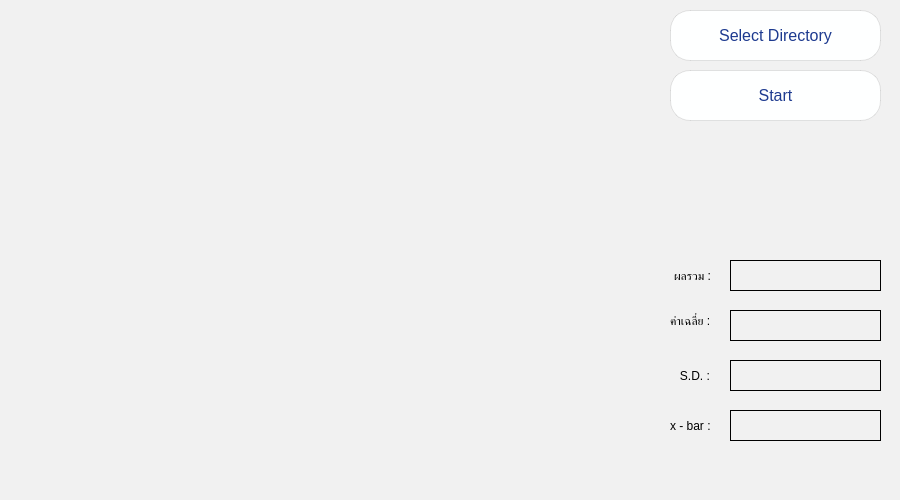
<?xml version="1.0" encoding="UTF-8"?>
<ui version="4.0">
 <class>HomeActivity</class>
 <widget class="QWidget" name="HomeActivity">
  <property name="windowModality">
   <enum>Qt::WindowModal</enum>
  </property>
  <property name="geometry">
   <rect>
    <x>0</x>
    <y>0</y>
    <width>900</width>
    <height>500</height>
   </rect>
  </property>
  <property name="minimumSize">
   <size>
    <width>480</width>
    <height>280</height>
   </size>
  </property>
  <property name="maximumSize">
   <size>
    <width>900</width>
    <height>500</height>
   </size>
  </property>
  <property name="windowTitle">
   <string/>
  </property>
  <property name="autoFillBackground">
   <bool>false</bool>
  </property>
  <property name="styleSheet">
   <string notr="true">QWidget{
	background-color:rgb(241,241,241);
}</string>
  </property>
  <widget class="QWidget" name="gridLayoutWidget">
   <property name="geometry">
    <rect>
     <x>10</x>
     <y>10</y>
     <width>641</width>
     <height>481</height>
    </rect>
   </property>
   <layout class="QGridLayout" name="gridLayout">
    <item row="0" column="0">
     <widget class="QLabel" name="label">
      <property name="text">
       <string/>
      </property>
     </widget>
    </item>
   </layout>
  </widget>
  <widget class="QPushButton" name="btnSelect">
   <property name="geometry">
    <rect>
     <x>670</x>
     <y>10</y>
     <width>211</width>
     <height>51</height>
    </rect>
   </property>
   <property name="styleSheet">
    <string notr="true">QPushButton {
border-radius:20px;
background: rgb(254, 255, 255);
color: rgb(29, 58, 143);
width: 100%;
border: 1px solid  rgba(0, 0, 0, 0.1);
outline: none;
font-size:16px;
box-shadow: 0 20px 25px -5px rgba(0, 0, 0, 0.1), 0 10px 10px -5px rgba(0, 0, 0, 0.04);
}
QPushButton:hover{
background: rgb(29, 58, 143);
color:#ffffff;
}</string>
   </property>
   <property name="text">
    <string>Select Directory</string>
   </property>
   <property name="icon">
    <iconset>
     <normaloff>C:/Users/ggafiled/Downloads/directory.png</normaloff>C:/Users/ggafiled/Downloads/directory.png</iconset>
   </property>
   <property name="iconSize">
    <size>
     <width>32</width>
     <height>32</height>
    </size>
   </property>
  </widget>
  <widget class="QPushButton" name="btnStart">
   <property name="geometry">
    <rect>
     <x>670</x>
     <y>70</y>
     <width>211</width>
     <height>51</height>
    </rect>
   </property>
   <property name="styleSheet">
    <string notr="true">QPushButton {
border-radius:20px;
background: rgb(254, 255, 255);
color: rgb(29, 58, 143);
width: 100%;
border: 1px solid  rgba(0, 0, 0, 0.1);
outline: none;
font-size:16px;
box-shadow: 0 20px 25px -5px rgba(0, 0, 0, 0.1), 0 10px 10px -5px rgba(0, 0, 0, 0.04);
}
QPushButton:hover{
background: rgb(29, 58, 143);
color:#ffffff;
}</string>
   </property>
   <property name="text">
    <string>Start</string>
   </property>
   <property name="icon">
    <iconset>
     <normaloff>C:/Users/ggafiled/Downloads/clipboard.png</normaloff>C:/Users/ggafiled/Downloads/clipboard.png</iconset>
   </property>
   <property name="iconSize">
    <size>
     <width>32</width>
     <height>32</height>
    </size>
   </property>
  </widget>
  <widget class="QLabel" name="Total">
   <property name="geometry">
    <rect>
     <x>730</x>
     <y>260</y>
     <width>151</width>
     <height>31</height>
    </rect>
   </property>
   <property name="frameShape">
    <enum>QFrame::Box</enum>
   </property>
   <property name="text">
    <string/>
   </property>
  </widget>
  <widget class="QLabel" name="label_2">
   <property name="geometry">
    <rect>
     <x>674</x>
     <y>265</y>
     <width>51</width>
     <height>21</height>
    </rect>
   </property>
   <property name="palette">
    <palette>
     <active>
      <colorrole role="Button">
       <brush brushstyle="SolidPattern">
        <color alpha="255">
         <red>241</red>
         <green>241</green>
         <blue>241</blue>
        </color>
       </brush>
      </colorrole>
      <colorrole role="Text">
       <brush brushstyle="SolidPattern">
        <color alpha="255">
         <red>0</red>
         <green>0</green>
         <blue>255</blue>
        </color>
       </brush>
      </colorrole>
      <colorrole role="Base">
       <brush brushstyle="SolidPattern">
        <color alpha="255">
         <red>241</red>
         <green>241</green>
         <blue>241</blue>
        </color>
       </brush>
      </colorrole>
      <colorrole role="Window">
       <brush brushstyle="SolidPattern">
        <color alpha="255">
         <red>241</red>
         <green>241</green>
         <blue>241</blue>
        </color>
       </brush>
      </colorrole>
     </active>
     <inactive>
      <colorrole role="Button">
       <brush brushstyle="SolidPattern">
        <color alpha="255">
         <red>241</red>
         <green>241</green>
         <blue>241</blue>
        </color>
       </brush>
      </colorrole>
      <colorrole role="Text">
       <brush brushstyle="SolidPattern">
        <color alpha="255">
         <red>0</red>
         <green>0</green>
         <blue>255</blue>
        </color>
       </brush>
      </colorrole>
      <colorrole role="Base">
       <brush brushstyle="SolidPattern">
        <color alpha="255">
         <red>241</red>
         <green>241</green>
         <blue>241</blue>
        </color>
       </brush>
      </colorrole>
      <colorrole role="Window">
       <brush brushstyle="SolidPattern">
        <color alpha="255">
         <red>241</red>
         <green>241</green>
         <blue>241</blue>
        </color>
       </brush>
      </colorrole>
     </inactive>
     <disabled>
      <colorrole role="Button">
       <brush brushstyle="SolidPattern">
        <color alpha="255">
         <red>241</red>
         <green>241</green>
         <blue>241</blue>
        </color>
       </brush>
      </colorrole>
      <colorrole role="Text">
       <brush brushstyle="SolidPattern">
        <color alpha="255">
         <red>120</red>
         <green>120</green>
         <blue>120</blue>
        </color>
       </brush>
      </colorrole>
      <colorrole role="Base">
       <brush brushstyle="SolidPattern">
        <color alpha="255">
         <red>241</red>
         <green>241</green>
         <blue>241</blue>
        </color>
       </brush>
      </colorrole>
      <colorrole role="Window">
       <brush brushstyle="SolidPattern">
        <color alpha="255">
         <red>241</red>
         <green>241</green>
         <blue>241</blue>
        </color>
       </brush>
      </colorrole>
     </disabled>
    </palette>
   </property>
   <property name="text">
    <string>ผลรวม :</string>
   </property>
  </widget>
  <widget class="QLabel" name="average">
   <property name="geometry">
    <rect>
     <x>730</x>
     <y>310</y>
     <width>151</width>
     <height>31</height>
    </rect>
   </property>
   <property name="frameShape">
    <enum>QFrame::Box</enum>
   </property>
   <property name="text">
    <string/>
   </property>
  </widget>
  <widget class="QLabel" name="label_3">
   <property name="geometry">
    <rect>
     <x>670</x>
     <y>310</y>
     <width>51</width>
     <height>21</height>
    </rect>
   </property>
   <property name="palette">
    <palette>
     <active>
      <colorrole role="Button">
       <brush brushstyle="SolidPattern">
        <color alpha="255">
         <red>241</red>
         <green>241</green>
         <blue>241</blue>
        </color>
       </brush>
      </colorrole>
      <colorrole role="Text">
       <brush brushstyle="SolidPattern">
        <color alpha="255">
         <red>0</red>
         <green>0</green>
         <blue>255</blue>
        </color>
       </brush>
      </colorrole>
      <colorrole role="Base">
       <brush brushstyle="SolidPattern">
        <color alpha="255">
         <red>241</red>
         <green>241</green>
         <blue>241</blue>
        </color>
       </brush>
      </colorrole>
      <colorrole role="Window">
       <brush brushstyle="SolidPattern">
        <color alpha="255">
         <red>241</red>
         <green>241</green>
         <blue>241</blue>
        </color>
       </brush>
      </colorrole>
     </active>
     <inactive>
      <colorrole role="Button">
       <brush brushstyle="SolidPattern">
        <color alpha="255">
         <red>241</red>
         <green>241</green>
         <blue>241</blue>
        </color>
       </brush>
      </colorrole>
      <colorrole role="Text">
       <brush brushstyle="SolidPattern">
        <color alpha="255">
         <red>0</red>
         <green>0</green>
         <blue>255</blue>
        </color>
       </brush>
      </colorrole>
      <colorrole role="Base">
       <brush brushstyle="SolidPattern">
        <color alpha="255">
         <red>241</red>
         <green>241</green>
         <blue>241</blue>
        </color>
       </brush>
      </colorrole>
      <colorrole role="Window">
       <brush brushstyle="SolidPattern">
        <color alpha="255">
         <red>241</red>
         <green>241</green>
         <blue>241</blue>
        </color>
       </brush>
      </colorrole>
     </inactive>
     <disabled>
      <colorrole role="Button">
       <brush brushstyle="SolidPattern">
        <color alpha="255">
         <red>241</red>
         <green>241</green>
         <blue>241</blue>
        </color>
       </brush>
      </colorrole>
      <colorrole role="Text">
       <brush brushstyle="SolidPattern">
        <color alpha="255">
         <red>120</red>
         <green>120</green>
         <blue>120</blue>
        </color>
       </brush>
      </colorrole>
      <colorrole role="Base">
       <brush brushstyle="SolidPattern">
        <color alpha="255">
         <red>241</red>
         <green>241</green>
         <blue>241</blue>
        </color>
       </brush>
      </colorrole>
      <colorrole role="Window">
       <brush brushstyle="SolidPattern">
        <color alpha="255">
         <red>241</red>
         <green>241</green>
         <blue>241</blue>
        </color>
       </brush>
      </colorrole>
     </disabled>
    </palette>
   </property>
   <property name="text">
    <string>ค่าเฉลี่ย :</string>
   </property>
  </widget>
  <widget class="QLabel" name="sd">
   <property name="geometry">
    <rect>
     <x>730</x>
     <y>360</y>
     <width>151</width>
     <height>31</height>
    </rect>
   </property>
   <property name="frameShape">
    <enum>QFrame::Box</enum>
   </property>
   <property name="text">
    <string/>
   </property>
  </widget>
  <widget class="QLabel" name="label_4">
   <property name="geometry">
    <rect>
     <x>670</x>
     <y>360</y>
     <width>51</width>
     <height>31</height>
    </rect>
   </property>
   <property name="palette">
    <palette>
     <active>
      <colorrole role="Button">
       <brush brushstyle="SolidPattern">
        <color alpha="255">
         <red>241</red>
         <green>241</green>
         <blue>241</blue>
        </color>
       </brush>
      </colorrole>
      <colorrole role="Text">
       <brush brushstyle="SolidPattern">
        <color alpha="255">
         <red>0</red>
         <green>0</green>
         <blue>255</blue>
        </color>
       </brush>
      </colorrole>
      <colorrole role="Base">
       <brush brushstyle="SolidPattern">
        <color alpha="255">
         <red>241</red>
         <green>241</green>
         <blue>241</blue>
        </color>
       </brush>
      </colorrole>
      <colorrole role="Window">
       <brush brushstyle="SolidPattern">
        <color alpha="255">
         <red>241</red>
         <green>241</green>
         <blue>241</blue>
        </color>
       </brush>
      </colorrole>
     </active>
     <inactive>
      <colorrole role="Button">
       <brush brushstyle="SolidPattern">
        <color alpha="255">
         <red>241</red>
         <green>241</green>
         <blue>241</blue>
        </color>
       </brush>
      </colorrole>
      <colorrole role="Text">
       <brush brushstyle="SolidPattern">
        <color alpha="255">
         <red>0</red>
         <green>0</green>
         <blue>255</blue>
        </color>
       </brush>
      </colorrole>
      <colorrole role="Base">
       <brush brushstyle="SolidPattern">
        <color alpha="255">
         <red>241</red>
         <green>241</green>
         <blue>241</blue>
        </color>
       </brush>
      </colorrole>
      <colorrole role="Window">
       <brush brushstyle="SolidPattern">
        <color alpha="255">
         <red>241</red>
         <green>241</green>
         <blue>241</blue>
        </color>
       </brush>
      </colorrole>
     </inactive>
     <disabled>
      <colorrole role="Button">
       <brush brushstyle="SolidPattern">
        <color alpha="255">
         <red>241</red>
         <green>241</green>
         <blue>241</blue>
        </color>
       </brush>
      </colorrole>
      <colorrole role="Text">
       <brush brushstyle="SolidPattern">
        <color alpha="255">
         <red>120</red>
         <green>120</green>
         <blue>120</blue>
        </color>
       </brush>
      </colorrole>
      <colorrole role="Base">
       <brush brushstyle="SolidPattern">
        <color alpha="255">
         <red>241</red>
         <green>241</green>
         <blue>241</blue>
        </color>
       </brush>
      </colorrole>
      <colorrole role="Window">
       <brush brushstyle="SolidPattern">
        <color alpha="255">
         <red>241</red>
         <green>241</green>
         <blue>241</blue>
        </color>
       </brush>
      </colorrole>
     </disabled>
    </palette>
   </property>
   <property name="text">
    <string>   S.D. :</string>
   </property>
  </widget>
  <widget class="QLabel" name="Xbar">
   <property name="geometry">
    <rect>
     <x>730</x>
     <y>410</y>
     <width>151</width>
     <height>31</height>
    </rect>
   </property>
   <property name="frameShape">
    <enum>QFrame::Box</enum>
   </property>
   <property name="text">
    <string/>
   </property>
  </widget>
  <widget class="QLabel" name="label_5">
   <property name="geometry">
    <rect>
     <x>670</x>
     <y>410</y>
     <width>51</width>
     <height>31</height>
    </rect>
   </property>
   <property name="palette">
    <palette>
     <active>
      <colorrole role="Button">
       <brush brushstyle="SolidPattern">
        <color alpha="255">
         <red>241</red>
         <green>241</green>
         <blue>241</blue>
        </color>
       </brush>
      </colorrole>
      <colorrole role="Text">
       <brush brushstyle="SolidPattern">
        <color alpha="255">
         <red>0</red>
         <green>0</green>
         <blue>255</blue>
        </color>
       </brush>
      </colorrole>
      <colorrole role="Base">
       <brush brushstyle="SolidPattern">
        <color alpha="255">
         <red>241</red>
         <green>241</green>
         <blue>241</blue>
        </color>
       </brush>
      </colorrole>
      <colorrole role="Window">
       <brush brushstyle="SolidPattern">
        <color alpha="255">
         <red>241</red>
         <green>241</green>
         <blue>241</blue>
        </color>
       </brush>
      </colorrole>
     </active>
     <inactive>
      <colorrole role="Button">
       <brush brushstyle="SolidPattern">
        <color alpha="255">
         <red>241</red>
         <green>241</green>
         <blue>241</blue>
        </color>
       </brush>
      </colorrole>
      <colorrole role="Text">
       <brush brushstyle="SolidPattern">
        <color alpha="255">
         <red>0</red>
         <green>0</green>
         <blue>255</blue>
        </color>
       </brush>
      </colorrole>
      <colorrole role="Base">
       <brush brushstyle="SolidPattern">
        <color alpha="255">
         <red>241</red>
         <green>241</green>
         <blue>241</blue>
        </color>
       </brush>
      </colorrole>
      <colorrole role="Window">
       <brush brushstyle="SolidPattern">
        <color alpha="255">
         <red>241</red>
         <green>241</green>
         <blue>241</blue>
        </color>
       </brush>
      </colorrole>
     </inactive>
     <disabled>
      <colorrole role="Button">
       <brush brushstyle="SolidPattern">
        <color alpha="255">
         <red>241</red>
         <green>241</green>
         <blue>241</blue>
        </color>
       </brush>
      </colorrole>
      <colorrole role="Text">
       <brush brushstyle="SolidPattern">
        <color alpha="255">
         <red>120</red>
         <green>120</green>
         <blue>120</blue>
        </color>
       </brush>
      </colorrole>
      <colorrole role="Base">
       <brush brushstyle="SolidPattern">
        <color alpha="255">
         <red>241</red>
         <green>241</green>
         <blue>241</blue>
        </color>
       </brush>
      </colorrole>
      <colorrole role="Window">
       <brush brushstyle="SolidPattern">
        <color alpha="255">
         <red>241</red>
         <green>241</green>
         <blue>241</blue>
        </color>
       </brush>
      </colorrole>
     </disabled>
    </palette>
   </property>
   <property name="text">
    <string>x - bar :</string>
   </property>
  </widget>
 </widget>
 <resources/>
 <connections/>
</ui>
